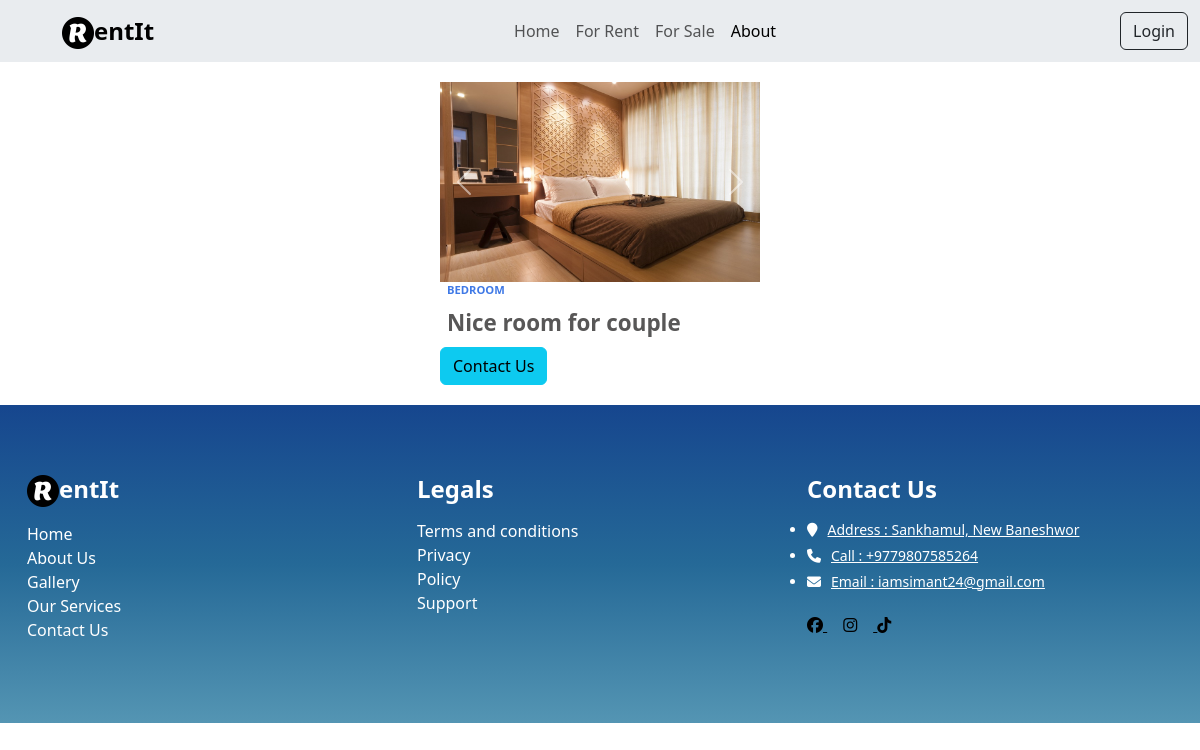
Screenshot of /details/3 with the database file from the repository.
### rentalApp/models.py (models this page shows, shortened)
class Property(models.Model):
    user = models.ForeignKey(User, on_delete=models.CASCADE, null=True)
    title = models.CharField(max_length=200,null=True)
    category = models.ForeignKey(Category, on_delete=models.CASCADE,null=True)
    perportyType = models.ForeignKey(PerportyType, on_delete=models.CASCADE,null=True)
    price = models.DecimalField(max_digits=10,decimal_places=2,null=True)
    location = models.CharField(max_length=200,null=True)
    disc = models.TextField(null=True)
    image = models.ImageField(upload_to='images',blank=True,null=True)

### rentalApp/views.py (the view)
# urls.py: path('details/<int:id>',rent_details,name="details"),
def rent_details(request,id):
    property = get_object_or_404(Property, id=id)
    return render(request,'rentalApp/rent_details.html',{'property':property})

### rentalApp/templates/rentalApp/rent_details.html (shortened to what this page needs)
{% extends 'base.html' %}
{% block content %}
<div class="detail-main">
   <div class="card1" style="width: 20rem;">
      {% if property.image or property.images.all %}
         <div class="card-image">
         <div id="carousel-{{ property.id }}" class="carousel slide" data-bs-ride="carousel">
            <div class="carousel-inner">
               {% if property.image %}
               <div class="carousel-item active">
               <img src="{{property.image.url}}" class="img-fluid" alt="Main image">
               </div>
               {% endif %}
            </div>
            <button class="carousel-control-prev" type="button" data-bs-target="#carousel-{{ property.id }}" data-bs-slide="prev">
               <span class="carousel-control-prev-icon" aria-hidden="true"></span>
            </button>
            <button class="carousel-control-next" type="button" data-bs-target="#carousel-{{ property.id }}" data-bs-slide="next">
               <span class="carousel-control-next-icon" aria-hidden="true"></span>
            </button>
         </div>
         </div>
      {% endif %}
      <div class="category">{{property.title}} </div>
      <div class="heading"> {{property.disc}}
      </div>
      <div>
         <a href="{% url 'contact' %}"><button class="btn btn-info">Contact Us</button></a>
      </div>
   </div>
</div>
{% endblock content %}

### rentalApp/static/css/style1.css (style rules this page uses)
body { margin: 0; padding: 0; }
.carousel { color: rgb(255, 251, 11) !important; text-shadow: 3px 4px 1px rgba(0, 0, 0, 0.5) !important; }
.card-image { background-color: rgb(236, 236, 236); width: 100%; height: 190px; border-radius: 6px 6px 0 0; }
.img-fluid { width: 100%; height: 200px; }
.category { text-transform: uppercase; font-size: 0.7em; font-weight: 600; color: rgb(63, 121, 230); padding: 10px 7px 0; }
.heading { font-weight: 600; font-size: 1.4em; color: rgb(88, 87, 87); padding: 7px; }

### rentalApp/static/css/details.css (style rules this page uses)
.detail-main { display: flex; justify-content: center; align-items: center; padding: 20px; }

### rows the page displays
Property: image (picture), title "BEDROOM", disc "Nice room for couple"
